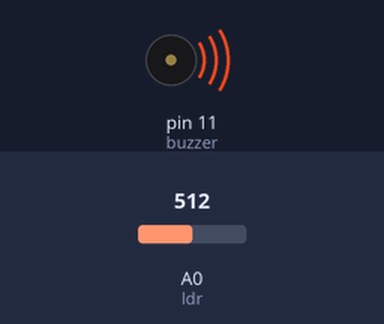
Bench run of a sketch on a simulated Arduino Uno, built with avr-gcc and run on an emulated ATmega328P. Parts: buzzer (waves = sounding). Inputs (shaded band) come from the test bench; at power-on: A0 (ldr) = 512.

Above: at 0.1 s.
Timing chart, 0 to 1.6 s (numbered marks = the images above):
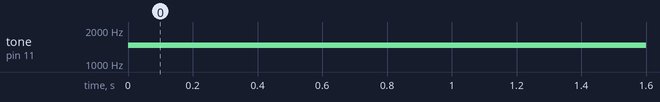

Measured:
- by itself, tone on pin 11 (buzzer): silent → 1467 Hz at 0.00 s

The sketch:

Theremin.ino
```cpp
int valorSensor = 0;
const int buzzer = 11;
const int ldr = A0;
int nota = 0;

void setup() {
  // put your setup code here, to run once:
  pinMode(buzzer,OUTPUT);
}

void loop() {
  // put your main code here, to run repeatedly:
  valorSensor = analogRead(ldr);
  nota = map(valorSensor,300,0,5000,10000);
  tone(buzzer,nota,20);
  delay(10);
}
```
